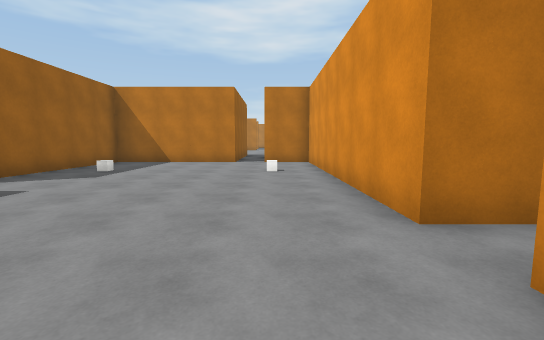
view 1 (above)

23 first-person views from a walk through a 3-D level made in the Unity game engine. The camera is 1.4 m above the floor, tilts 6° down and sees 90° across. The floor is counted in squares, 2 m on a side. Each view is taken from the middle of a square. On the plan, view 1 faces up. The plan holds only what a view shows up to about 9 squares ahead; the rest is blank. The place goes on beyond the plan. The player character is not drawn. Surface patterns are stand-ins for the level's own textures.

view 2
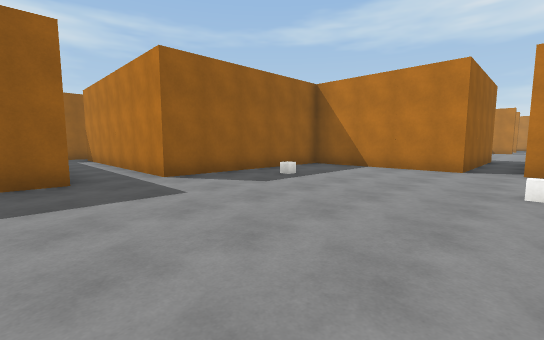

view 3
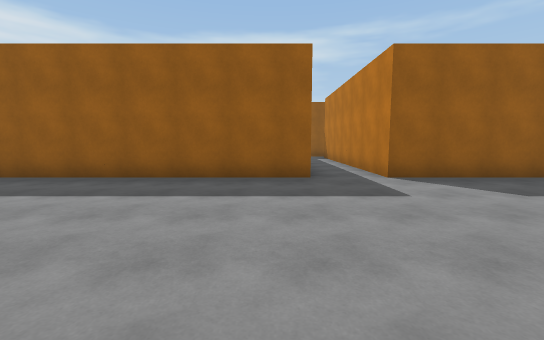

view 4
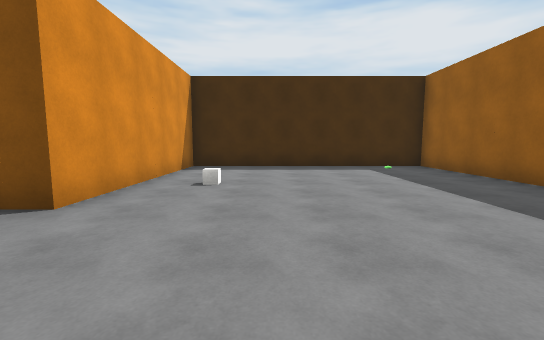

view 5
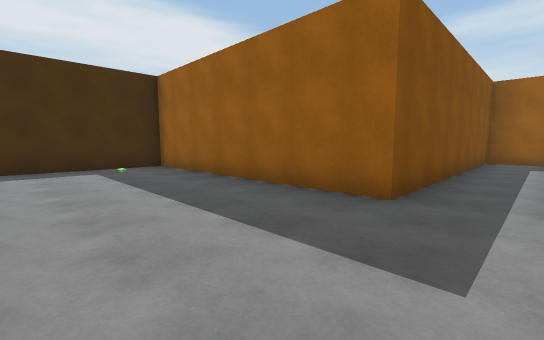

view 6
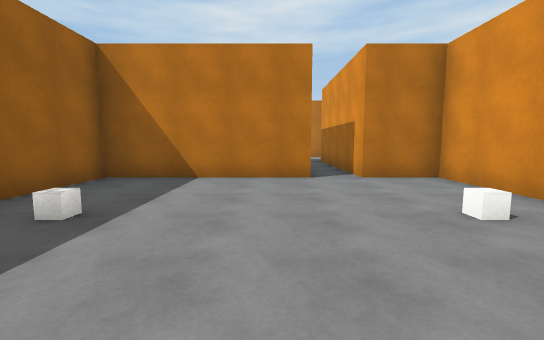

view 7
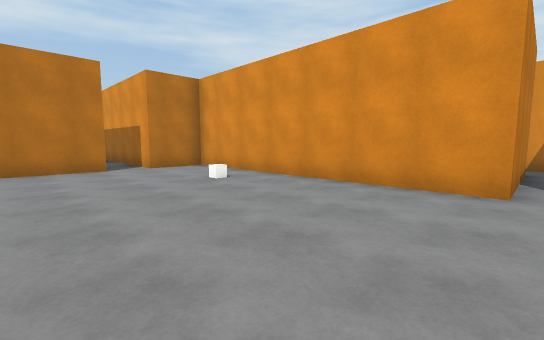

view 8
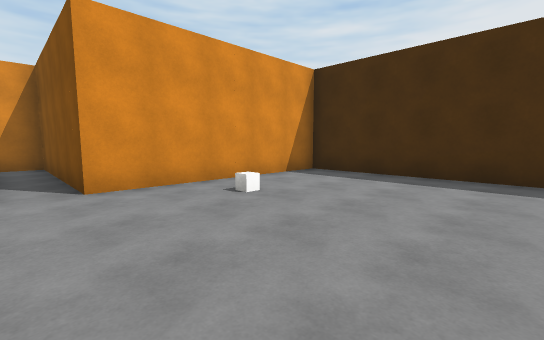

view 9
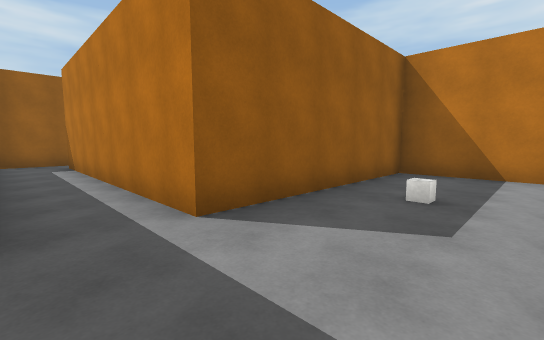

view 10
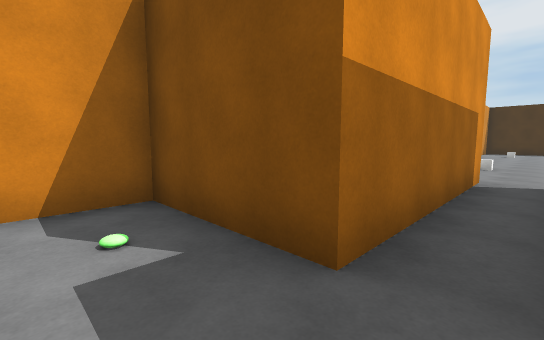

view 11
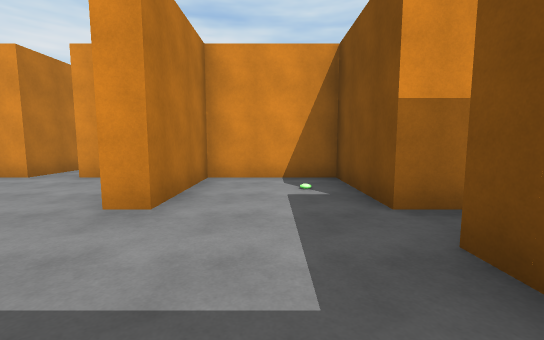

view 12
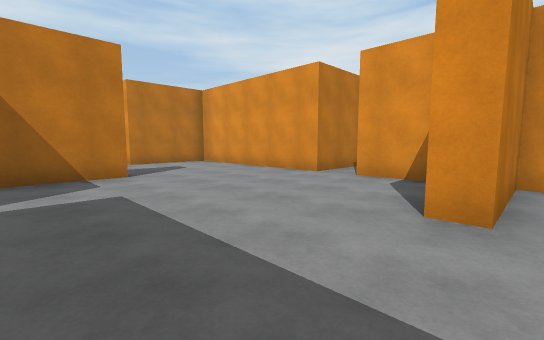

view 13
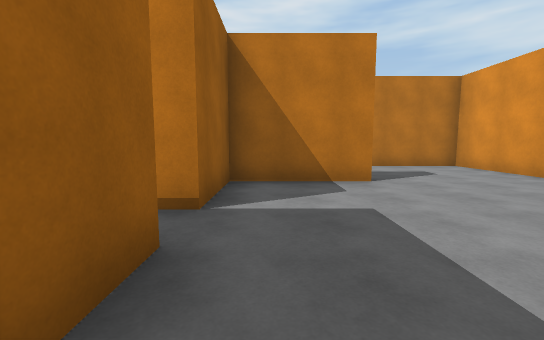

view 14
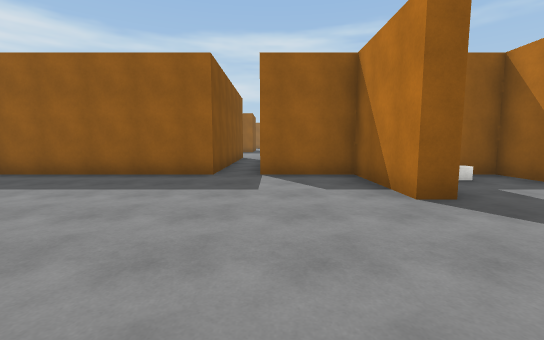

view 15
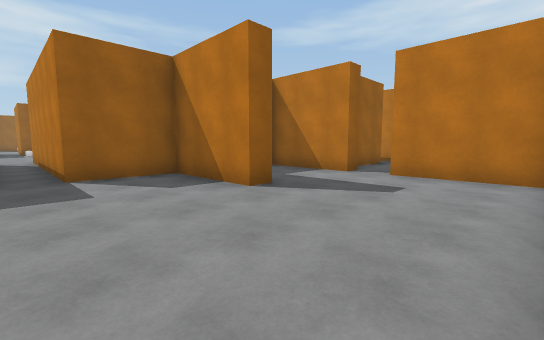

view 16
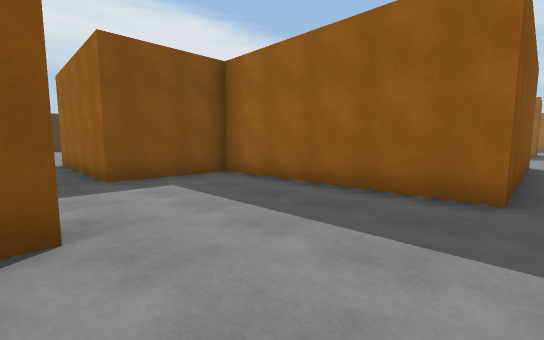

view 17
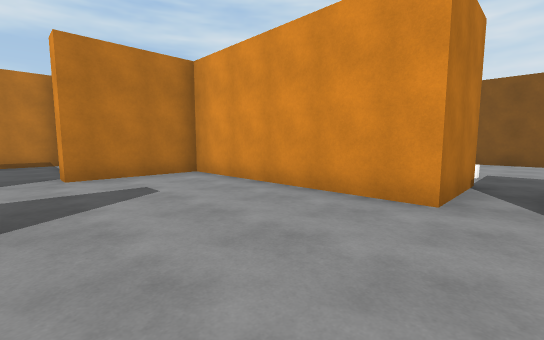

view 18
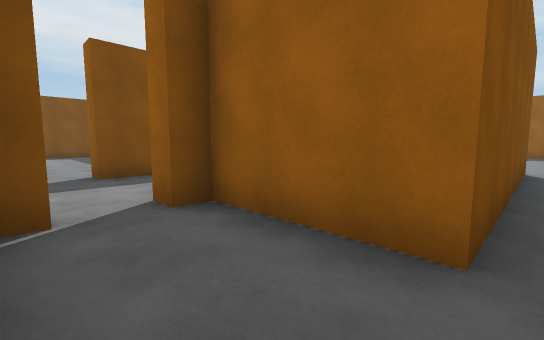

view 19
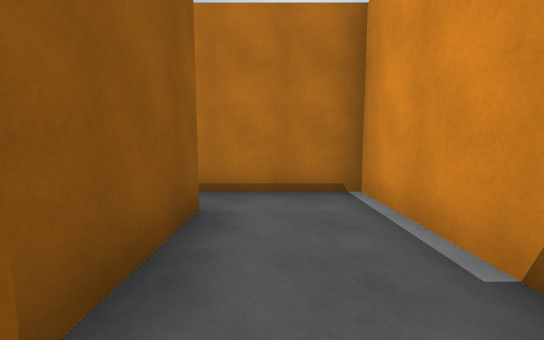

view 20
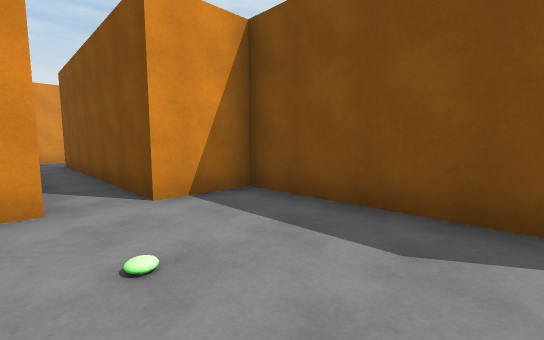

view 21
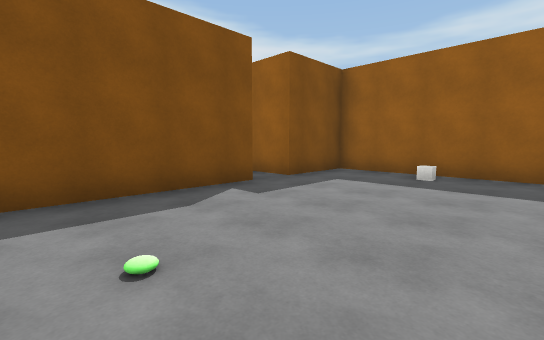

view 22
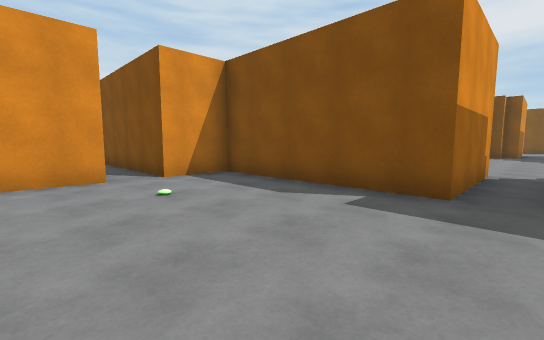

view 23
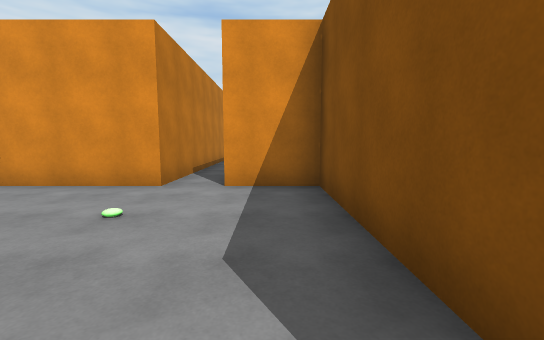

### Floor plan
Points are (right, up) in squares from view 1. A wall is a line through its corners. A room is listed if a view was taken in it or the views show most of it. See-through windows are left out.
Room 1 (views 1, 2, 3, 4, 5, 6, 7, 8, 9)
walls: (-1.2, 9.3) (-5.2, 9.3) (-5.2, 4.3) (-11.8, 4.3); (4.8, 2.2) (1.3, 2.2) (1.3, 9.3) (-0.3, 9.3); (-12.7, 4.5) (-12.7, 2.8) (-5.2, 2.8) (-5.2, -3.8) (1.3, -3.8) (1.3, 1.2) (5.7, 1.2) (5.7, 2.4)
ways out: opening at (-1, 10) to room 2
Room 2 (views 10, 11, 12, 13, 14, 15, 16, 17)
walls: (2.3, 19.7) (2.3, 24.8) (-0.3, 24.8); (-2.2, 22.3) (-1.2, 22.3) (-1.2, 21.8) (-3.7, 21.8) (-3.7, 19.7) (-9.8, 19.7); (2.3, 17.4) (2.3, 18.8); (-1.2, 24.8) (-3.7, 24.8) (-3.7, 23.9); (-9.8, 18.8) (-3.7, 18.8) (-3.7, 13.7) (-1.2, 13.7) (-1.2, 9.3); (-0.3, 9.3) (-0.3, 13.7) (2.3, 13.7) (2.3, 16.2) (-0.3, 16.2) (-0.3, 16.8) (0.1, 16.8)
ways out: opening at (-1, 10) to room 1; opening at (-1, 24) to room 3; opening at (-9, 19); opening at (3.5, 19)
Room 3 (views 18, 19)
walls: (0.3, 26.1) (0.3, 28.7) (-7.8, 28.7); (-0.3, 24.8) (-0.3, 25.3) (0.1, 25.3); (-7.8, 27.7) (-1.7, 27.7) (-1.7, 25.3) (-1.2, 25.3) (-1.2, 24.8)
ways out: opening at (-1, 24) to room 2; opening at (-7, 28) to room 4
Room 4 (views 20, 21, 22, 23)
walls: (-15.3, 30.1) (-15.3, 26.2) (-13.3, 26.2) (-13.3, 25); (-7.8, 28.7) (-7.8, 30.5); (-12.3, 23.2) (-12.3, 26.2) (-7.8, 26.2) (-7.8, 27.7)
ways out: opening at (-7, 28) to room 3; opening at (-13, 24)

Positions as (right, up) in squares from view 1, and headings:
1: (0, 0), facing up
2: (0, 2), facing up-left
3: (0, 2), facing left
4: (-1, 4), facing down
5: (-2, 4), facing down-left
6: (-2, 4), facing up
7: (-3, 2), facing up-right
8: (-3, 2), facing down-right
9: (-3, 3), facing up-left
10: (-1, 15), facing down-right
11: (-3, 15), facing right
12: (-3, 16), facing up-right
13: (-3, 17), facing up
14: (2, 20), facing left
15: (2, 19), facing up-left
16: (0, 19), facing down-left
17: (-1, 19), facing up-right
18: (0, 28), facing down-left
19: (-1, 25), facing up
20: (-11, 29), facing down-right
21: (-9, 30), facing down-left
22: (-13, 30), facing down-right
23: (-12, 27), facing right
